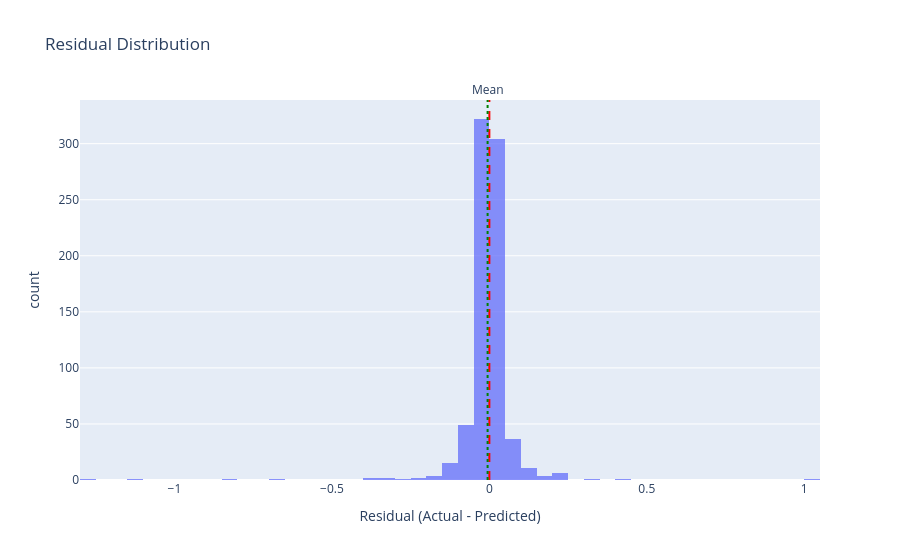

The cell this chart's notebook holds for it:
### Code cell
# Convert to DataFrame
res_df = pd.DataFrame({
    "Residuals": residuals
})

# Plot interactive histogram
fig = px.histogram(
    res_df,
    x="Residuals",
    nbins=50,
    title="Residual Distribution",
    labels={"Residuals": "Residual (Actual - Predicted)"},
    opacity=0.75
)

# Optional: add mean & zero reference lines
fig.add_vline(x=0, line_dash="dash", line_color="red")
fig.add_vline(
    x=residuals.mean(),
    line_dash="dot",
    line_color="green",
    annotation_text="Mean",
    annotation_position="top"
)

fig.show()

### Figure 1 — Plotly figure (JSON) as saved in the notebook; plotly's stock layout.template omitted (floating-point values rounded to 4 significant figures; data arrays with more than 128 entries replaced by an {"elided": "..."} marker saying what was removed)
{"data": [{"bingroup": "x", "hovertemplate": "Residual (Actual - Predicted)=%{x}<br>count=%{y}<extra></extra>", "legendgroup": "", "marker": {"color": "#636efa", "opacity": 0.75, "pattern": {"shape": ""}}, "name": "", "nbinsx": 50, "orientation": "v", "showlegend": false, "type": "histogram", "x": {"elided": "766 float values"}, "xaxis": "x", "yaxis": "y"}], "layout": {"annotations": [{"showarrow": false, "text": "Mean", "x": -0.005597, "xanchor": "center", "xref": "x", "y": 1, "yanchor": "bottom", "yref": "y domain"}], "barmode": "relative", "legend": {"tracegroupgap": 0}, "shapes": [{"line": {"color": "red", "dash": "dash"}, "type": "line", "x0": 0, "x1": 0, "xref": "x", "y0": 0, "y1": 1, "yref": "y domain"}, {"line": {"color": "green", "dash": "dot"}, "type": "line", "x0": -0.005597, "x1": -0.005597, "xref": "x", "y0": 0, "y1": 1, "yref": "y domain"}], "title": {"text": "Residual Distribution"}, "xaxis": {"anchor": "y", "domain": [0, 1], "title": {"text": "Residual (Actual - Predicted)"}}, "yaxis": {"anchor": "x", "domain": [0, 1], "title": {"text": "count"}}}}
